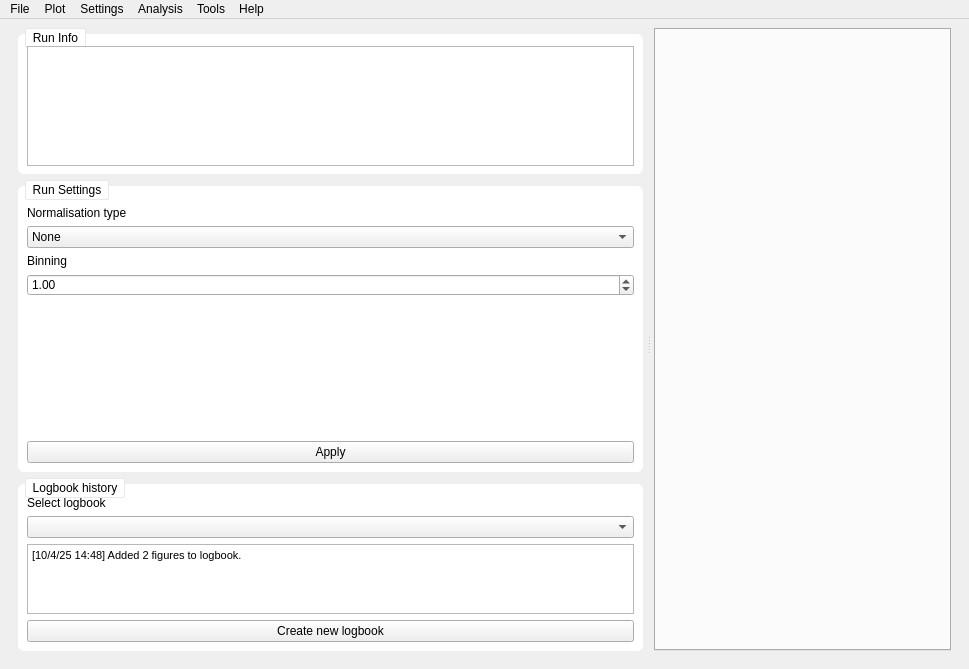
<?xml version="1.0" encoding="UTF-8"?>
<ui version="4.0">
 <class>MainWindow</class>
 <widget class="QMainWindow" name="MainWindow">
  <property name="windowModality">
   <enum>Qt::NonModal</enum>
  </property>
  <property name="geometry">
   <rect>
    <x>0</x>
    <y>0</y>
    <width>969</width>
    <height>669</height>
   </rect>
  </property>
  <property name="minimumSize">
   <size>
    <width>0</width>
    <height>0</height>
   </size>
  </property>
  <property name="windowTitle">
   <string>MainWindow</string>
  </property>
  <property name="styleSheet">
   <string notr="true"/>
  </property>
  <property name="tabShape">
   <enum>QTabWidget::Rounded</enum>
  </property>
  <widget class="QWidget" name="centralwidget">
   <layout class="QVBoxLayout" name="verticalLayout">
    <item>
     <widget class="QSplitter" name="splitter">
      <property name="minimumSize">
       <size>
        <width>10</width>
        <height>0</height>
       </size>
      </property>
      <property name="styleSheet">
       <string notr="true"/>
      </property>
      <property name="frameShape">
       <enum>QFrame::NoFrame</enum>
      </property>
      <property name="orientation">
       <enum>Qt::Horizontal</enum>
      </property>
      <property name="opaqueResize">
       <bool>true</bool>
      </property>
      <property name="handleWidth">
       <number>5</number>
      </property>
      <property name="childrenCollapsible">
       <bool>false</bool>
      </property>
      <widget class="QFrame" name="frame">
       <property name="minimumSize">
        <size>
         <width>200</width>
         <height>0</height>
        </size>
       </property>
       <property name="frameShape">
        <enum>QFrame::NoFrame</enum>
       </property>
       <layout class="QVBoxLayout" name="verticalLayout_5">
        <property name="leftMargin">
         <number>9</number>
        </property>
        <property name="topMargin">
         <number>0</number>
        </property>
        <property name="rightMargin">
         <number>3</number>
        </property>
        <property name="bottomMargin">
         <number>9</number>
        </property>
        <item>
         <widget class="QGroupBox" name="groupBox">
          <property name="sizePolicy">
           <sizepolicy hsizetype="Preferred" vsizetype="Preferred">
            <horstretch>0</horstretch>
            <verstretch>1</verstretch>
           </sizepolicy>
          </property>
          <property name="styleSheet">
           <string notr="true">QGroupBox {
	border-radius: 6px;
	margin-top: 6px;
	background-color: white;
}
QGroupBox::title {
    subcontrol-origin: margin;
    left: 7px;
    padding: 2px 5px 2px 5px;
	background-color: white;
	border: 1px solid #E8E8E8;
	border-radius: 2px
}</string>
          </property>
          <property name="title">
           <string>Run Info</string>
          </property>
          <property name="alignment">
           <set>Qt::AlignLeading|Qt::AlignLeft|Qt::AlignTop</set>
          </property>
          <property name="flat">
           <bool>false</bool>
          </property>
          <property name="checkable">
           <bool>false</bool>
          </property>
          <layout class="QVBoxLayout" name="verticalLayout_4">
           <property name="spacing">
            <number>6</number>
           </property>
           <property name="topMargin">
            <number>12</number>
           </property>
           <property name="bottomMargin">
            <number>8</number>
           </property>
           <item>
            <widget class="QTextBrowser" name="comment_text">
             <property name="sizePolicy">
              <sizepolicy hsizetype="Expanding" vsizetype="Expanding">
               <horstretch>0</horstretch>
               <verstretch>1</verstretch>
              </sizepolicy>
             </property>
            </widget>
           </item>
          </layout>
         </widget>
        </item>
        <item>
         <widget class="QGroupBox" name="groupBox_2">
          <property name="sizePolicy">
           <sizepolicy hsizetype="Preferred" vsizetype="Preferred">
            <horstretch>0</horstretch>
            <verstretch>2</verstretch>
           </sizepolicy>
          </property>
          <property name="styleSheet">
           <string notr="true">QGroupBox {
	border-radius: 6px;
	margin-top: 6px;
	background-color: white;
}
QGroupBox::title {
    subcontrol-origin: margin;
    left: 7px;
    padding: 2px 5px 2px 5px;
	background-color: white;
	border: 1px solid #E8E8E8;
	border-radius: 2px
}</string>
          </property>
          <property name="title">
           <string>Run Settings</string>
          </property>
          <property name="flat">
           <bool>false</bool>
          </property>
          <layout class="QGridLayout" name="gridLayout_3">
           <property name="leftMargin">
            <number>9</number>
           </property>
           <property name="topMargin">
            <number>20</number>
           </property>
           <property name="rightMargin">
            <number>9</number>
           </property>
           <property name="bottomMargin">
            <number>9</number>
           </property>
           <item row="0" column="0" colspan="2">
            <widget class="QLabel" name="label_2">
             <property name="styleSheet">
              <string notr="true"/>
             </property>
             <property name="text">
              <string>Normalisation type</string>
             </property>
            </widget>
           </item>
           <item row="10" column="0" colspan="2">
            <widget class="QPushButton" name="apply_run_settings_button">
             <property name="text">
              <string>Apply</string>
             </property>
            </widget>
           </item>
           <item row="1" column="0" colspan="2">
            <widget class="QComboBox" name="normalisation_type_combo_box">
             <item>
              <property name="text">
               <string>None</string>
              </property>
             </item>
             <item>
              <property name="text">
               <string>Normalisation by counts</string>
              </property>
             </item>
             <item>
              <property name="text">
               <string>Normalisation by events</string>
              </property>
             </item>
            </widget>
           </item>
           <item row="9" column="0" colspan="2">
            <spacer name="verticalSpacer_2">
             <property name="orientation">
              <enum>Qt::Vertical</enum>
             </property>
             <property name="sizeHint" stdset="0">
              <size>
               <width>20</width>
               <height>40</height>
              </size>
             </property>
            </spacer>
           </item>
           <item row="5" column="0">
            <widget class="QLabel" name="label_3">
             <property name="text">
              <string>Binning</string>
             </property>
            </widget>
           </item>
           <item row="6" column="0" colspan="2">
            <widget class="QDoubleSpinBox" name="binning_spin_box">
             <property name="suffix">
              <string/>
             </property>
             <property name="minimum">
              <double>0.100000000000000</double>
             </property>
             <property name="singleStep">
              <double>1.000000000000000</double>
             </property>
             <property name="value">
              <double>1.000000000000000</double>
             </property>
            </widget>
           </item>
          </layout>
         </widget>
        </item>
        <item>
         <widget class="QGroupBox" name="logbook_group_box">
          <property name="sizePolicy">
           <sizepolicy hsizetype="Preferred" vsizetype="Preferred">
            <horstretch>0</horstretch>
            <verstretch>1</verstretch>
           </sizepolicy>
          </property>
          <property name="styleSheet">
           <string notr="true">QGroupBox {
	border-radius: 6px;
	margin-top: 6px;
	background-color: white;
}

QGroupBox::title {
    subcontrol-origin: margin;
    left: 7px;
    padding: 2px 5px 2px 5px;
	background-color: white;
	border: 1px solid #E8E8E8;
	border-radius: 2px
}</string>
          </property>
          <property name="title">
           <string>Logbook history</string>
          </property>
          <property name="flat">
           <bool>false</bool>
          </property>
          <layout class="QGridLayout" name="gridLayout">
           <property name="leftMargin">
            <number>9</number>
           </property>
           <property name="topMargin">
            <number>12</number>
           </property>
           <item row="2" column="0" colspan="2">
            <widget class="QTextBrowser" name="textBrowser">
             <property name="html">
              <string>&lt;!DOCTYPE HTML PUBLIC &quot;-//W3C//DTD HTML 4.0//EN&quot; &quot;http://www.w3.org/TR/REC-html40/strict.dtd&quot;&gt;
&lt;html&gt;&lt;head&gt;&lt;meta name=&quot;qrichtext&quot; content=&quot;1&quot; /&gt;&lt;meta charset=&quot;utf-8&quot; /&gt;&lt;style type=&quot;text/css&quot;&gt;
p, li { white-space: pre-wrap; }
hr { height: 1px; border-width: 0; }
li.unchecked::marker { content: &quot;\2610&quot;; }
li.checked::marker { content: &quot;\2612&quot;; }
&lt;/style&gt;&lt;/head&gt;&lt;body style=&quot; font-family:'Segoe UI'; font-size:9pt; font-weight:400; font-style:normal;&quot;&gt;
&lt;p style=&quot; margin-top:0px; margin-bottom:0px; margin-left:0px; margin-right:0px; -qt-block-indent:0; text-indent:0px;&quot;&gt;&lt;span style=&quot; font-size:8pt;&quot;&gt;[10/4/25 14:48] Added 2 figures to logbook.&lt;/span&gt;&lt;/p&gt;
&lt;p style=&quot;-qt-paragraph-type:empty; margin-top:0px; margin-bottom:0px; margin-left:0px; margin-right:0px; -qt-block-indent:0; text-indent:0px; font-size:8pt;&quot;&gt;&lt;br /&gt;&lt;/p&gt;&lt;/body&gt;&lt;/html&gt;</string>
             </property>
            </widget>
           </item>
           <item row="3" column="0" colspan="2">
            <widget class="QPushButton" name="pushButton">
             <property name="text">
              <string>Create new logbook</string>
             </property>
            </widget>
           </item>
           <item row="1" column="0" colspan="2">
            <widget class="QComboBox" name="comboBox"/>
           </item>
           <item row="0" column="0" colspan="2">
            <widget class="QLabel" name="label">
             <property name="text">
              <string>Select logbook</string>
             </property>
            </widget>
           </item>
          </layout>
         </widget>
        </item>
       </layout>
      </widget>
      <widget class="QFrame" name="frame_2">
       <property name="frameShape">
        <enum>QFrame::NoFrame</enum>
       </property>
       <property name="frameShadow">
        <enum>QFrame::Raised</enum>
       </property>
       <layout class="QVBoxLayout" name="verticalLayout_8">
        <property name="leftMargin">
         <number>3</number>
        </property>
        <property name="topMargin">
         <number>0</number>
        </property>
        <property name="bottomMargin">
         <number>9</number>
        </property>
        <item>
         <widget class="QTabWidget" name="tabWidget">
          <property name="currentIndex">
           <number>-1</number>
          </property>
          <property name="elideMode">
           <enum>Qt::ElideRight</enum>
          </property>
          <property name="tabsClosable">
           <bool>true</bool>
          </property>
          <property name="movable">
           <bool>true</bool>
          </property>
         </widget>
        </item>
       </layout>
      </widget>
     </widget>
    </item>
   </layout>
  </widget>
  <widget class="QMenuBar" name="menubar">
   <property name="geometry">
    <rect>
     <x>0</x>
     <y>0</y>
     <width>969</width>
     <height>22</height>
    </rect>
   </property>
   <property name="styleSheet">
    <string notr="true">border-bottom: 1px solid lightgrey;
margin: 0px;
padding: 0;</string>
   </property>
   <property name="defaultUp">
    <bool>false</bool>
   </property>
   <widget class="QMenu" name="file_menu">
    <property name="title">
     <string>File</string>
    </property>
    <addaction name="file_reset"/>
   </widget>
   <widget class="QMenu" name="plot_menu">
    <property name="title">
     <string>Plot</string>
    </property>
    <addaction name="plot_multiplot"/>
   </widget>
   <widget class="QMenu" name="settings_menu">
    <property name="title">
     <string>Settings</string>
    </property>
    <addaction name="change_settings"/>
   </widget>
   <widget class="QMenu" name="analysis_menu">
    <property name="title">
     <string>Analysis</string>
    </property>
    <widget class="QMenu" name="peak_fit_menu">
     <property name="title">
      <string>Peak Fitting</string>
     </property>
     <addaction name="actiontest"/>
    </widget>
    <addaction name="peak_fit_menu"/>
   </widget>
   <widget class="QMenu" name="tools_menu">
    <property name="title">
     <string>Tools</string>
    </property>
    <addaction name="trim_simulation"/>
    <addaction name="model_muon_spectrum"/>
    <addaction name="periodic_table"/>
   </widget>
   <widget class="QMenu" name="help_menu">
    <property name="title">
     <string>Help</string>
    </property>
    <addaction name="help_manual"/>
   </widget>
   <addaction name="file_menu"/>
   <addaction name="plot_menu"/>
   <addaction name="settings_menu"/>
   <addaction name="analysis_menu"/>
   <addaction name="tools_menu"/>
   <addaction name="help_menu"/>
  </widget>
  <action name="trim_simulation">
   <property name="text">
    <string>SRIM/TRIM simulation</string>
   </property>
  </action>
  <action name="model_muon_spectrum">
   <property name="text">
    <string>Simulate Muonic X-ray Spectra</string>
   </property>
  </action>
  <action name="periodic_table">
   <property name="text">
    <string>Periodic Table</string>
   </property>
  </action>
  <action name="help_manual">
   <property name="text">
    <string>Manual</string>
   </property>
  </action>
  <action name="energy_corrections">
   <property name="text">
    <string>Energy corrections</string>
   </property>
  </action>
  <action name="plot_multiplot">
   <property name="text">
    <string>Multi-run Plot</string>
   </property>
  </action>
  <action name="actiontest">
   <property name="text">
    <string>test</string>
   </property>
  </action>
  <action name="file_load_default">
   <property name="text">
    <string>Load default settings</string>
   </property>
  </action>
  <action name="file_browse_dir">
   <property name="text">
    <string>Browse to data directory</string>
   </property>
  </action>
  <action name="file_reset">
   <property name="text">
    <string>Reset all settings</string>
   </property>
  </action>
  <action name="change_settings">
   <property name="text">
    <string>Change settings</string>
   </property>
  </action>
 </widget>
 <resources/>
 <connections/>
</ui>
